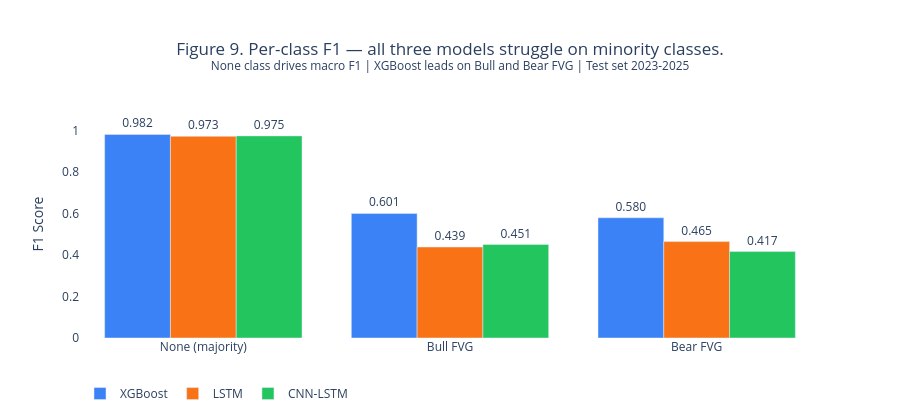

The cell this chart's notebook holds for it:
### Markdown cell above
*Figure 2. XGBoost (0.721 ± 0.001) leads by a wide margin over CNN-LSTM (0.614 ± 0.021) and LSTM (0.599 ± 0.025). Error bars show standard deviation across 5 seeds. XGBoost's near-zero std reflects bit-exact reproducibility across seeds, the model is fully deterministic at this dataset size. LSTM has the highest variance, driven by sensitivity to weight initialization on small effective sample counts.*

---

## 5. Hyperparameter search and ablations

Each model went through a 10-gap rigor process before its results were accepted. The gaps cover the most common sources of inflated reported numbers in ML work.

### G1, Hyperparameter tuning (Optuna)

Optuna ran automated HP search with a 60-minute wall-clock budget per model.

LSTM best HP (38 completed + 38 pruned trials, best val F1 = 0.637, trial 42):

| Param | Value |
|-------|-------|
| hidden_size | 128 |
| num_layers | 1 |
| dropout | 0.318 |
| head_dropout | 0.526 |
| lr | 5.30e-4 |
| batch_size | 16 |

XGBoost best HP (50 trials, best val F1 = 0.691, trial 31):

| Param | Value |
|-------|-------|
| n_estimators | 513 |
| max_depth | 4 |
| learning_rate | 0.1311 |
| subsample | 0.826 |

CNN-LSTM best HP (6 trials, 60 min cap, best val F1 = 0.644, trial 0):

| Param | Value |
|-------|-------|
| n_conv_layers | 2 |
| conv_filters | 16 |
| kernel_size | 5 |
| lstm_hidden | 32 |
| lstm_layers | 2 |
| dropout | 0.2217 |

### Key ablation findings (G3-G9)

| Gap | What was tested | Finding |
|-----|----------------|---------|
| G3 | Focal loss γ ∈ {1,2,3} vs WeightedCE | Focal uniformly worse: γ=1 gives -0.064, γ=3 gives -0.109 |
| G4 | Decision threshold tuning via PR-curve | Negligible or harmful: LSTM -0.006, XGB -0.043 |
| G5 | SHAP feature importance (XGB) | `ret_60` (0.838) and `gap_norm_bull` (0.814) dominate; model learns from the right signals |
| G6 | Bull vs bear prediction asymmetry | +0.035 bull>bear gap, not systematic across seeds |
| G7 | Window size sweep W ∈ {30,45,60,90,120} | W=60 balances F1 (0.617) and sample coverage (eff_n=86); W=90 marginally better F1 but only 57 independent samples |
| G8 | Data scaling: 2018-2024 vs 2016-2025 | Extending data gave negligible change; max delta = -0.013 |
| G9 | Regularisation ablation (dropout + L2) | Head dropout is primary regulariser; removing both drops LSTM by -0.020 |

One finding worth flagging explicitly: focal loss is a standard recommendation for class-imbalanced problems, so it was predicted to help. It didn't, at ~3% positive rate, the loss is already dominated by hard minority examples, and adding focal weighting pushes gradient noise into instability. WeightedCE handles this label distribution better.

### Code cell
"""
Figure 9 — Per-class F1: None / Bull FVG / Bear FVG x XGB / LSTM / CNN-LSTM.
"""

import json
import plotly.graph_objects as go

with open("../reports/rigor/2026-05-13/G10/bootstrap_ci_xgb.json") as f:
    xgb = json.load(f)

with open("../reports/rigor/2026-05-13/G10/bootstrap_ci_lstm.json") as f:
    lstm = json.load(f)

with open("../reports/rigor/2026-05-13/cnn_lstm_G10/bootstrap_ci_cnn_lstm.json") as f:
    cnn = json.load(f)

# XGB + CNN: flat schema. LSTM: nested schema
xgb_macro = xgb["macro_f1_mean"]; xgb_bull = xgb["bull_f1_mean"]; xgb_bear = xgb["bear_f1_mean"]
xgb_none = round(xgb_macro * 3 - xgb_bull - xgb_bear, 3)

lstm_macro = lstm["macro_f1"]["point"]; lstm_bull = lstm["bull_f1"]["point"]; lstm_bear = lstm["bear_f1"]["point"]
lstm_none = round(lstm_macro * 3 - lstm_bull - lstm_bear, 3)

cnn_macro = cnn["macro_f1_mean"]; cnn_bull = cnn["bull_f1_mean"]; cnn_bear = cnn["bear_f1_mean"]
cnn_none = round(cnn_macro * 3 - cnn_bull - cnn_bear, 3)

classes = ["None (majority)", "Bull FVG", "Bear FVG"]
data = {
    "XGBoost":  ([xgb_none,  round(xgb_bull,3),  round(xgb_bear,3)],  "#3b82f6"),
    "LSTM":     ([lstm_none, round(lstm_bull,3), round(lstm_bear,3)], "#f97316"),
    "CNN-LSTM": ([cnn_none,  round(cnn_bull,3),  round(cnn_bear,3)],  "#22c55e"),
}

fig = go.Figure()
for name, (vals, color) in data.items():
    fig.add_trace(go.Bar(
        name=name, x=classes, y=vals,
        marker_color=color,
        text=[f"{v:.3f}" for v in vals],
        textposition="outside",
    ))

fig.update_layout(
    barmode="group",
    title={
        "text": ("Figure 9. Per-class F1 — all three models struggle on minority classes.<br>"
                 "<sup>None class drives macro F1 | XGBoost leads on Bull and Bear FVG | Test set 2023-2025</sup>"),
        "x": 0.5, "xanchor": "center",
    },
    yaxis=dict(title="F1 Score", range=[0, 1.1]),
    plot_bgcolor="white",
    height=420,
    margin=dict(t=110, b=60),
    font=dict(size=12),
    legend=dict(orientation="h", y=-0.18),
)

# fig.write_html("../reports/figure09_perclass_f1.html")  # removed: individual figure exports disabled
fig.show()
# print("Saved: reports/figure09_perclass_f1.html")

### Figure 1 — Plotly figure (JSON) as saved in the notebook; plotly's stock layout.template omitted (floating-point values rounded to 4 significant figures)
{"data": [{"marker": {"color": "#3b82f6"}, "name": "XGBoost", "text": ["0.982", "0.601", "0.580"], "textposition": "outside", "type": "bar", "x": ["None (majority)", "Bull FVG", "Bear FVG"], "y": [0.982, 0.601, 0.58]}, {"marker": {"color": "#f97316"}, "name": "LSTM", "text": ["0.973", "0.439", "0.465"], "textposition": "outside", "type": "bar", "x": ["None (majority)", "Bull FVG", "Bear FVG"], "y": [0.973, 0.439, 0.465]}, {"marker": {"color": "#22c55e"}, "name": "CNN-LSTM", "text": ["0.975", "0.451", "0.417"], "textposition": "outside", "type": "bar", "x": ["None (majority)", "Bull FVG", "Bear FVG"], "y": [0.975, 0.451, 0.417]}], "layout": {"barmode": "group", "font": {"size": 12}, "height": 420, "legend": {"orientation": "h", "y": -0.18}, "margin": {"b": 60, "t": 110}, "plot_bgcolor": "white", "title": {"text": "Figure 9. Per-class F1 — all three models struggle on minority classes.<br><sup>None class drives macro F1 | XGBoost leads on Bull and Bear FVG | Test set 2023-2025</sup>", "x": 0.5, "xanchor": "center"}, "yaxis": {"range": [0, 1.1], "title": {"text": "F1 Score"}}}}
